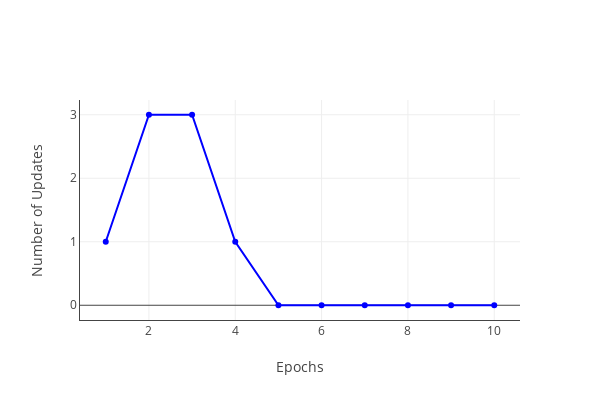

Source (notebook cell):
### Code cell
ppn = Perceptron(eta = 0.1, n_iter = 10)
ppn.fit(X,y)
# Create a trace
trace1 = go.Scatter(
    x = list(range(1, len(ppn.errors_) + 1)),
    y = ppn.errors_,
    mode = 'lines+markers',
    marker = dict(color = 'blue')
)

data = [trace1]

layout = go.Layout(
    width=600,
    height=400,
    xaxis= dict(
        title= 'Epochs',
        zeroline= False,
        showline=True
    ),
    yaxis= dict(
        title= 'Number of Updates',
        showline=True
    )
)
fig = go.Figure(data=data, layout=layout)
# Plot and embed in ipython notebook!
iplot(fig)

### Figure 1 — Plotly figure (JSON) as saved in the notebook; plotly's stock layout.template omitted (floating-point values rounded to 4 significant figures)
{"data": [{"marker": {"color": "blue"}, "mode": "lines+markers", "type": "scatter", "x": [1, 2, 3, 4, 5, 6, 7, 8, 9, 10], "y": [1, 3, 3, 1, 0, 0, 0, 0, 0, 0]}], "layout": {"height": 400, "width": 600, "xaxis": {"showline": true, "title": "Epochs", "zeroline": false}, "yaxis": {"showline": true, "title": "Number of Updates"}}}
